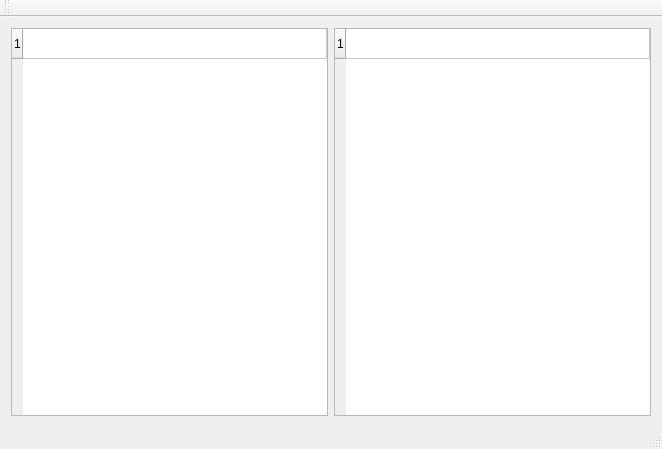
<?xml version="1.0" encoding="UTF-8"?>
<ui version="4.0">
 <class>MainWindow</class>
 <widget class="QMainWindow" name="MainWindow">
  <property name="geometry">
   <rect>
    <x>0</x>
    <y>0</y>
    <width>662</width>
    <height>449</height>
   </rect>
  </property>
  <property name="windowTitle">
   <string>MainWindow</string>
  </property>
  <widget class="QWidget" name="centralWidget">
   <layout class="QGridLayout" name="gridLayout">
    <item row="0" column="0">
     <widget class="QTableWidget" name="tableWidget">
      <property name="sizePolicy">
       <sizepolicy hsizetype="Expanding" vsizetype="Expanding">
        <horstretch>0</horstretch>
        <verstretch>0</verstretch>
       </sizepolicy>
      </property>
      <property name="showDropIndicator" stdset="0">
       <bool>false</bool>
      </property>
      <property name="rowCount">
       <number>1</number>
      </property>
      <property name="columnCount">
       <number>1</number>
      </property>
      <attribute name="horizontalHeaderVisible">
       <bool>false</bool>
      </attribute>
      <attribute name="horizontalHeaderCascadingSectionResizes">
       <bool>false</bool>
      </attribute>
      <attribute name="horizontalHeaderStretchLastSection">
       <bool>true</bool>
      </attribute>
      <attribute name="verticalHeaderVisible">
       <bool>true</bool>
      </attribute>
      <attribute name="verticalHeaderStretchLastSection">
       <bool>false</bool>
      </attribute>
      <row/>
      <column/>
     </widget>
    </item>
    <item row="0" column="1">
     <widget class="QTableWidget" name="tableWidget_2">
      <property name="sizePolicy">
       <sizepolicy hsizetype="Expanding" vsizetype="Expanding">
        <horstretch>0</horstretch>
        <verstretch>0</verstretch>
       </sizepolicy>
      </property>
      <property name="editTriggers">
       <set>QAbstractItemView::AnyKeyPressed|QAbstractItemView::DoubleClicked|QAbstractItemView::EditKeyPressed</set>
      </property>
      <property name="showDropIndicator" stdset="0">
       <bool>false</bool>
      </property>
      <property name="rowCount">
       <number>1</number>
      </property>
      <property name="columnCount">
       <number>1</number>
      </property>
      <attribute name="horizontalHeaderVisible">
       <bool>false</bool>
      </attribute>
      <attribute name="horizontalHeaderStretchLastSection">
       <bool>true</bool>
      </attribute>
      <row/>
      <column/>
     </widget>
    </item>
   </layout>
  </widget>
  <widget class="QMenuBar" name="menuBar">
   <property name="geometry">
    <rect>
     <x>0</x>
     <y>0</y>
     <width>662</width>
     <height>21</height>
    </rect>
   </property>
  </widget>
  <widget class="QToolBar" name="mainToolBar">
   <attribute name="toolBarArea">
    <enum>TopToolBarArea</enum>
   </attribute>
   <attribute name="toolBarBreak">
    <bool>false</bool>
   </attribute>
  </widget>
  <widget class="QStatusBar" name="statusBar"/>
 </widget>
 <layoutdefault spacing="6" margin="11"/>
 <resources/>
 <connections/>
</ui>
